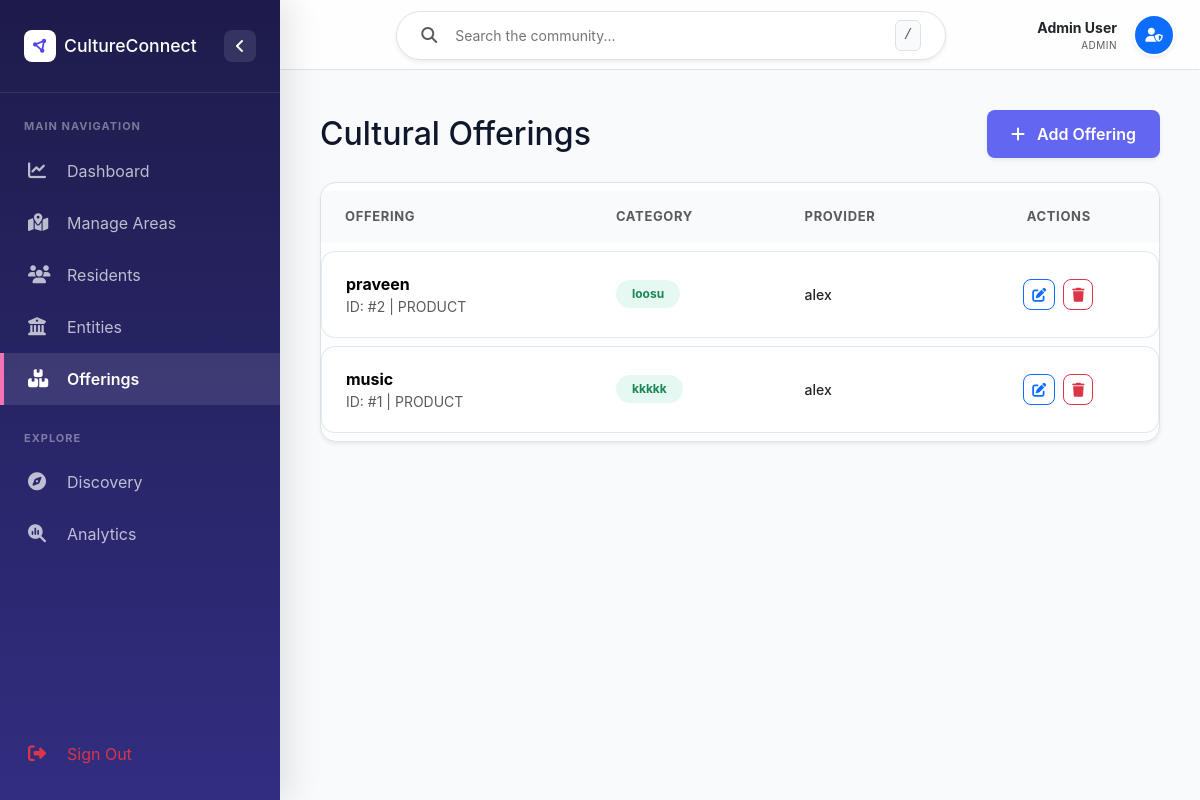
Page /Cultureconnect/admin/list_offerings.php (signed in) on the committed database.
### tables this page shows
CREATE TABLE `products` (
  `id` int(11) NOT NULL,
  `product_name` varchar(150) NOT NULL,
  `category` varchar(100) NOT NULL,
  `type` enum('Product','Service') NOT NULL,
  `company_id` int(11) DEFAULT NULL,
  `description` text DEFAULT NULL,
  `created_at` timestamp NOT NULL DEFAULT current_timestamp()
);

CREATE TABLE `companies` (
  `id` int(11) NOT NULL,
  `company_name` varchar(150) NOT NULL,
  `description` text DEFAULT NULL,
  `area_id` int(11) DEFAULT NULL,
  `created_at` timestamp NOT NULL DEFAULT current_timestamp()
);

### Cultureconnect/admin/list_offerings.php (the view, shortened to what this page needs)
<?php
include '../includes/header.php';
$result = $conn->query("
    SELECT products.id, products.product_name, products.category, products.type, companies.company_name
    FROM products
    JOIN companies ON products.company_id = companies.id
    ORDER BY products.id DESC
");
?>
<div class="d-flex justify-content-between align-items-center mb-4">
    <h2 class="fw-800 mb-0">Cultural Offerings</h2>
    <button type="button" class="btn btn-purple px-4 rounded-3 shadow-sm" data-bs-toggle="modal" data-bs-target="#addOfferingModal">
        <i class="fas fa-plus me-2"></i> Add Offering
    </button>
</div>
<div class="glass rounded-4 overflow-hidden border shadow-sm">
    <table class="table table-hover mb-0">
        <thead class="bg-light">
            <tr>
                <th class="ps-4 py-3 text-muted text-uppercase small fw-bold">Offering</th>
                <th class="py-3 text-muted text-uppercase small fw-bold">Category</th>
                <th class="py-3 text-muted text-uppercase small fw-bold">Provider</th>
                <th class="pe-4 py-3 text-center text-muted text-uppercase small fw-bold">Actions</th>
            </tr>
        </thead>
        <tbody>
            <?php while ($row = $result->fetch_assoc()): ?>
            <tr class="align-middle">
                <td class="ps-4">
                    <div class="fw-bold"><?php echo $row['product_name']; ?></div>
                    <div class="small text-muted">ID: #<?php echo $row['id']; ?> | <span class="text-uppercase"><?php echo $row['type']; ?></span></div>
                </td>
                <td>
                    <span class="badge bg-success-soft text-success px-3 py-2 rounded-pill"><?php echo $row['category']; ?></span>
                </td>
                <td>
                    <div class="small fw-500 text-dark"><?php echo $row['company_name']; ?></div>
                </td>
                <td class="pe-4 text-center">
                    <div class="d-flex justify-content-center gap-2">
                        <a href="edit_offering.php?id=<?php echo $row['id']; ?>" class="btn btn-outline-primary btn-sm rounded-3">
                            <i class="fas fa-edit"></i>
                        </a>
                        <button type="button" class="btn btn-outline-danger btn-sm rounded-3" onclick="confirmDelete('delete_offering.php?id=<?php echo $row['id']; ?>')">
                            <i class="fas fa-trash"></i>
                        </button>
                    </div>
                </td>
            </tr>
            <?php endwhile; ?>
        </tbody>
    </table>
</div>
<?php include '../includes/footer.php'; ?>

### Cultureconnect/includes/header.php (shortened to what this page needs)
<?php
$current_url = $_SERVER['PHP_SELF'];
$in_admin = strpos($current_url, '/admin/') !== false;
$in_auth = strpos($current_url, '/auth/') !== false;
$base_path = ($in_admin || $in_auth) ? '../' : '';
?>
<!DOCTYPE html>
<html lang="en">
<head>
    <link href="https://cdn.jsdelivr.net/npm/bootstrap@5.3.3/dist/css/bootstrap.min.css" rel="stylesheet">
    <link rel="stylesheet" href="https://cdnjs.cloudflare.com/ajax/libs/font-awesome/6.5.0/css/all.min.css">
    <link href="<?php echo $base_path; ?>assets/css/style.css?v=1.4" rel="stylesheet">
</head>
<body>
<div class="dashboard-wrapper">
    <?php include 'sidebar.php'; ?>
    <div class="main-content">
        <header class="global-header glass border-bottom px-4">
            <div class="d-flex justify-content-between align-items-center w-100">
                <div class="search-container flex-grow-1">
                    <div class="search-bar glass px-4 py-2 rounded-pill d-flex align-items-center bg-white shadow-sm border mx-auto" style="max-width: 550px;">
                        <i class="fas fa-search text-muted me-3"></i>
                        <input type="text" class="border-0 w-100 bg-transparent" placeholder="Search the community..." style="outline: none; font-size: 14px;">
                        <kbd class="bg-light text-muted border px-2 py-1 rounded small ms-2 d-none d-md-block">/</kbd>
                    </div>
                </div>
                <div class="header-actions d-flex align-items-center gap-3 ms-auto">
                    <div class="d-none d-lg-block">
                        <div class="text-end line-height-1">
                            <div class="fw-bold small text-dark"><?php echo $_SESSION['full_name']; ?></div>
                            <div class="text-muted smaller text-uppercase fw-800" style="font-size: 10px; letter-spacing: 0.5px;"><?php echo $_SESSION['role']; ?></div>
                        </div>
                    </div>
                    <div class="avatar bg-primary text-white rounded-circle d-flex align-items-center justify-content-center shadow-sm" style="width: 42px; height: 42px; border: 2px solid #fff;">
                        <i class="fas fa-user-shield small"></i>
                    </div>
                </div>
            </div>
        </header>
        <div class="container-fluid px-4 animate-fade-in">

### Cultureconnect/includes/sidebar.php (shortened to what this page needs)
<?php
$current_url = $_SERVER['PHP_SELF'];
$in_admin = strpos($current_url, '/admin/') !== false;
$in_auth = strpos($current_url, '/auth/') !== false;
$root_prefix = ($in_admin || $in_auth) ? '../' : '';
$admin_prefix = $in_admin ? '' : 'admin/';
$auth_prefix = $in_auth ? '' : 'auth/';
?>
<div id="sidebar">
    <div class="sidebar-header">
        <div class="d-flex align-items-center">
            <div class="logo-icon bg-primary text-white p-2 rounded-3 me-2" style="width: 32px; height: 32px; display: flex; align-items: center; justify-content: center; font-size: 14px;">
                <i class="fas fa-circle-nodes"></i>
            </div>
            <span class="fw-800 text-white h6 mb-0">CultureConnect</span>
        </div>
        <button class="toggle-btn" onclick="toggleSidebar()">
            <i class="fas fa-angle-left" id="toggle-icon"></i>
        </button>
    </div>
    <div class="nav-section-title">Main Navigation</div>
    <a href="<?php echo $root_prefix; ?>dashboard.php" class="nav-item <?php echo basename($current_url) == 'dashboard.php' ? 'active' : ''; ?>">
        <i class="fas fa-chart-line"></i>
        <span>Dashboard</span>
    </a>
    <?php if($_SESSION['role'] == 'admin'): ?>
    <a href="<?php echo $root_prefix; ?><?php echo $admin_prefix; ?>list_areas.php" class="nav-item <?php echo basename($current_url) == 'list_areas.php' ? 'active' : ''; ?>">
        <i class="fas fa-map-location-dot"></i>
        <span>Manage Areas</span>
    </a>
    <a href="<?php echo $root_prefix; ?><?php echo $admin_prefix; ?>list_residents.php" class="nav-item <?php echo basename($current_url) == 'list_residents.php' ? 'active' : ''; ?>">
        <i class="fas fa-users"></i>
        <span>Residents</span>
    </a>
    <a href="<?php echo $root_prefix; ?><?php echo $admin_prefix; ?>list_companies.php" class="nav-item <?php echo basename($current_url) == 'list_companies.php' ? 'active' : ''; ?>">
        <i class="fas fa-building-columns"></i>
        <span>Entities</span>
    </a>
    <a href="<?php echo $root_prefix; ?><?php echo $admin_prefix; ?>list_offerings.php" class="nav-item <?php echo basename($current_url) == 'list_offerings.php' ? 'active' : ''; ?>">
        <i class="fas fa-boxes-stacked"></i>
        <span>Offerings</span>
    </a>
    <?php endif; ?>
    <div class="nav-section-title">Explore</div>
    <a href="<?php echo $root_prefix; ?>discovery.php" class="nav-item <?php echo basename($current_url) == 'discovery.php' ? 'active' : ''; ?>">
        <i class="fas fa-compass"></i>
        <span>Discovery</span>
    </a>
    <a href="<?php echo $root_prefix; ?>analytics.php" class="nav-item <?php echo basename($current_url) == 'analytics.php' ? 'active' : ''; ?>">
        <i class="fas fa-magnifying-glass-chart"></i>
        <span>Analytics</span>
    </a>
    <div style="margin-top: auto; padding-bottom: 20px;">
        <a href="<?php echo $root_prefix; ?><?php echo $auth_prefix; ?>logout.php" class="nav-item text-danger">
            <i class="fas fa-right-from-bracket"></i>
            <span>Sign Out</span>
        </a>
    </div>
</div>

### Cultureconnect/includes/footer.php (shortened to what this page needs)
        </div>
    </div>
</div>
</body>
</html>

### rows in the picture
products: product_name "praveen", id "2", type "PRODUCT", category "loosu", company.company_name "alex"
products: product_name "music", id "1", type "PRODUCT", category "kkkkk", company.company_name "alex"

### other values in the picture
$_SESSION['full_name'] "Admin User"
$_SESSION['role'] "ADMIN"
